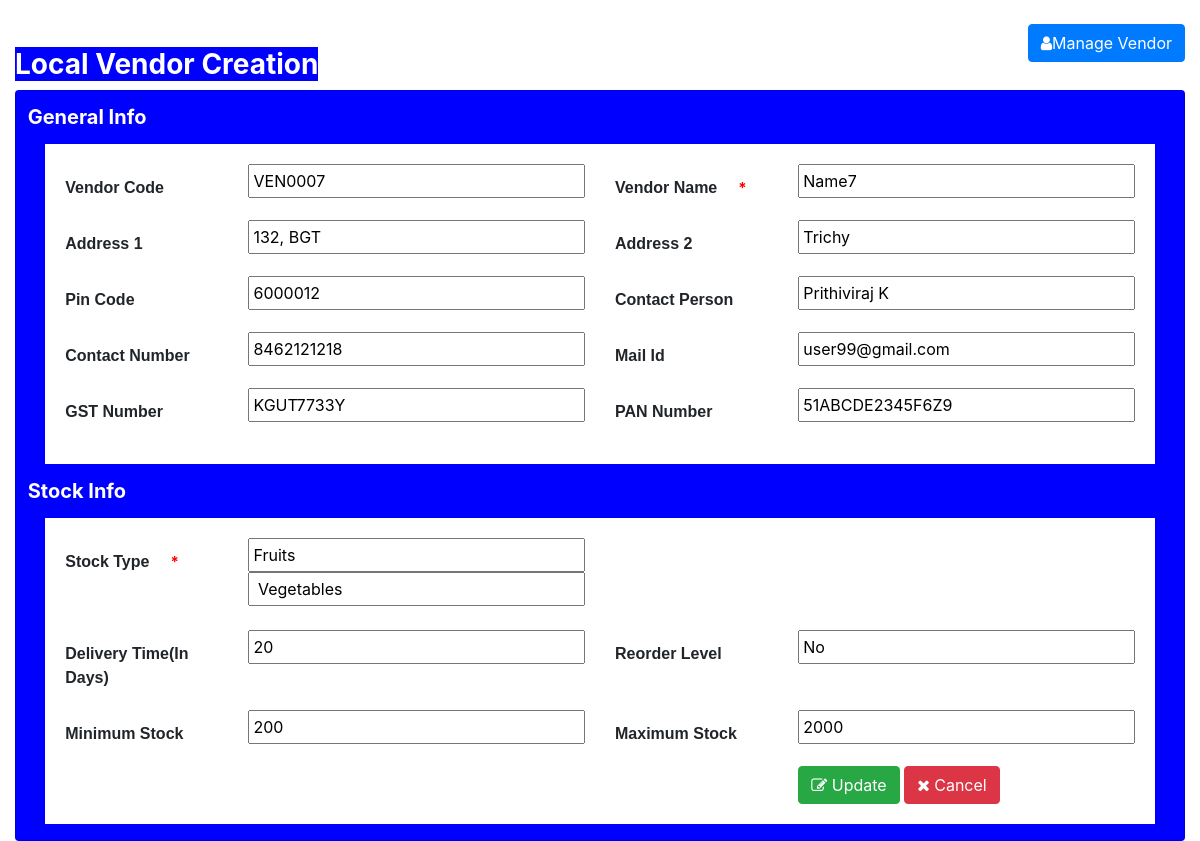
/php/updatevendor.php?vendorid=12, run on the app's committed database.
### tables this page shows
CREATE TABLE `vendordetails` (
  `vendorid` int(5) NOT NULL,
  `vendorcode` varchar(30) NOT NULL,
  `vendorname` varchar(30) NOT NULL,
  `address1` varchar(30) NOT NULL,
  `address2` varchar(30) NOT NULL,
  `pincode` int(10) NOT NULL,
  `contactperson` varchar(30) NOT NULL,
  `contact` varchar(30) NOT NULL,
  `mailid` varchar(50) NOT NULL,
  `gstnumber` varchar(30) NOT NULL,
  `pannumber` varchar(30) NOT NULL,
  `stocktype` varchar(100) NOT NULL,
  `deliverytime` varchar(30) NOT NULL,
  `reorderlevel` varchar(30) NOT NULL,
  `minimumstock` varchar(30) NOT NULL,
  `maximumstock` varchar(30) NOT NULL
);

### php/updatevendor.php (the view, shortened to what this page needs)
<?php
$mysqli = mysqli_connect("localhost", "root", "", "vendor") or die("Error in database connection".mysqli_error($mysqli));
if(isset($_GET["vendorid"]))
{
	$vendorid=$_GET["vendorid"];
$query="SELECT * FROM vendordetails WHERE vendorid='".$vendorid."' ";
$result=$mysqli->query($query);
if($result->num_rows>0){
	while($row=$result->fetch_assoc()){
		$vendorcode=$row["vendorcode"];
		$vendorname=$row["vendorname"];
		$address1=$row["address1"];
		$address2=$row["address2"];
		$pincode=$row["pincode"];
		$contactperson=$row["contactperson"];
		$contact=$row["contact"];
		$mailid=$row["mailid"];
		$gstnumber=$row["gstnumber"];
		$pannumber=$row["pannumber"];
		$stocktype=$row["stocktype"];
		$stocktypearray=explode(",", $stocktype);
		$deliverytime=$row["deliverytime"];
		$reorderlevel=$row["reorderlevel"];
		$minimumstock=$row["minimumstock"];
		$maximumstock=$row["maximumstock"];
	}
}
}
?>
<head>
<link rel="stylesheet" type="text/css" href="../css/bootstrap.css">
<link rel="stylesheet" type="text/css" href="../css/customstyle.css">
<link rel="stylesheet" href="https://use.fontawesome.com/releases/v5.6.3/css/all.css">
<link rel="stylesheet" href="https://cdnjs.cloudflare.com/ajax/libs/font-awesome/4.7.0/css/font-awesome.min.css">
</head>
<div class="container-fluid"><br>
<a href="managevendor.php"><button class="btn btn-primary float-right"><i class="fa fa-user"></i>Manage Vendor</button></a><br>
<h3><span class="bluehead">Local Vendor Creation</span></h3>
	<div class="card">
		<h5 class="card-title">General Info</h5>
		<form name="vendorform" action="updatevendor.php" method="POST">
		<div class="card-body">
			<div class="row">
				<div class="col-md-2">
					<label>Vendor Code</label>
				</div>
				<div class="col-md-4">
					<input type="text" id="vendorcode" name="vendorcode" value="<?php if(isset($vendorcode)){ echo $vendorcode; }?>">
				</div>
				<div class="col-md-2">
					<label>Vendor Name</label><span class="alert">*</span>
				</div>
				<div class="col-md-4">
					<input type="text"  id="vendorname" name="vendorname" value="<?php if(isset($vendorname)){ echo $vendorname; }?>">
				</div>
		    </div>
		    <div class="row">
				<div class="col-md-2">
					<label>Address 1</label>
				</div>
				<div class="col-md-4">
					<input type="text"  id="address1" name="address1" value="<?php if(isset($address1)){ echo $address1; }?>">
				</div>
				<div class="col-md-2">
					<label>Address 2</label>
				</div>
				<div class="col-md-4">
					<input type="text"  id="address2" name="address2" value="<?php if(isset($address2)){ echo $address2; }?>">
				</div>
		    </div>
		    <div class="row">
				<div class="col-md-2">
					<label>Pin Code</label>
				</div>
				<div class="col-md-4">
					<input type="text"  id="pincode" name="pincode" value="<?php if(isset($pincode)){ echo $pincode; }?>">
				</div>
				<div class="col-md-2">
					<label>Contact Person</label>
				</div>
				<div class="col-md-4">
					<input type="text"  id="contactperson" name="contactperson" value="<?php if(isset($contactperson)){ echo $contactperson; }?>">
				</div>
		    </div>
            <div class="row">
				<div class="col-md-2">
					<label>Contact Number</label>
				</div>
				<div class="col-md-4">
					<input type="text"  id="contact" name="contact" value="<?php if(isset($contact)){ echo $contact; }?>">
				</div>
				<div class="col-md-2">
					<label>Mail Id</label>
				</div>
				<div class="col-md-4">
					<input type="text" id="mailid" name="mailid" value="<?php if(isset($mailid)){ echo $mailid; }?>">
				</div>
		    </div>
		     <div class="row">
				<div class="col-md-2">
					<label>GST Number</label>
				</div>
				<div class="col-md-4">
					<input type="text"  id="gstnumber" name="gstnumber" value="<?php if(isset($gstnumber)){ echo $gstnumber; }?>">
				</div>
				<div class="col-md-2">
					<label>PAN Number</label>
				</div>
				<div class="col-md-4">
					<input type="text" id="pannumber" name="pannumber" value="<?php if(isset($pannumber)){ echo $pannumber; }?>">
				</div>
		    </div>
        </div>
		<h5 class="card-title">Stock Info</h5>
		<div class="card-body">
			<div class="row">
				<div class="col-md-2">
					<label>Stock Type</label><span class="alert">*</span>
				</div>
				<div class="col-md-4" id="stockfield">
				<?php foreach ($stocktypearray as $stocktype) { ?>
					<input type="text"  id="stocktype" name="stocktype[]" value="<?php if(isset($stocktype)){ echo $stocktype; }?>
					">
				<?php } ?>
					<div id="stockadd"></div><br>
			</div>
				<div class="col-md-6">
				</div>
		    </div>
		    <div class="row">
				<div class="col-md-2">
					<label>Delivery Time(In Days)</label>
				</div>
				<div class="col-md-4">
					<input type="text" id="deliverytime" name="deliverytime" value="<?php if(isset($deliverytime)){ echo $deliverytime; }?>">
				</div>
				<div class="col-md-2">
					<label>Reorder Level</label>
				</div>
				<div class="col-md-4">
					<input type="text"  id="reorderlevel" name="reorderlevel" value="<?php if(isset($reorderlevel)){ echo $reorderlevel; }?>">
				</div>
		    </div>
		    <div class="row">
		    	<div class="col-md-2">
					<label>Minimum Stock</label>
				</div>
				<div class="col-md-4">
					<input type="text" id="minimumstock" name="minimumstock" value="<?php if(isset($minimumstock)){ echo $minimumstock; }?>">
				</div>
				<div class="col-md-2">
					<label>Maximum Stock</label>
				</div>
				<div class="col-md-4">
					<input type="text"  id="maximumstock" name="maximumstock" value="<?php if(isset($maximumstock)){ echo $maximumstock; }?>">
				</div>
			</div>
		    <div class="row">
		    	<div class="col-md-4">
		    	</div>
		    	<div class="col-md-4">
		    	</div>
		    	<div class="col-md-4">
                <button type="submit" id="submitbtn" name="submitbtn" class="btn btn-success"><i class="fa fa-edit"></i>&nbspUpdate</button>
		    	<button type="reset" id="cancel" class="btn btn-danger"><i class="fa fa-close"></i>&nbspCancel</button>
		    	</div>
			</div>
        </div>
    </form>
</div>
</div>

### css/customstyle.css (style rules this page uses)
.card { background-color: blue; width: 100%; }
.card-body { background-color: white; width:95%; margin: auto; margin-top: none; }
.card-title { color:white; padding: 3px 0; margin-left: 1%; margin-top: 1%; font-weight: bold; }
.bluehead { background-color: blue; color: white; font-weight: bold; }
label { padding: 12px 0; font-family: sans-serif; font-weight: bold; }
input { padding:3px; width:100%; }
.alert { color:red; font-weight: bold; font-size: 15px; }

### data on the page
vendordetails: vendorcode "VEN0007", vendorname "Name7", address1 "132, BGT", address2 "Trichy", pincode "6000012", contactperson "Prithiviraj K", contact "8462121218", mailid "user99@gmail.com", gstnumber "KGUT7733Y", pannumber "51ABCDE2345F6Z9", stocktype "Fruits", stocktype "Vegetables", deliverytime "20", reorderlevel "No", minimumstock "200", maximumstock "2000"
